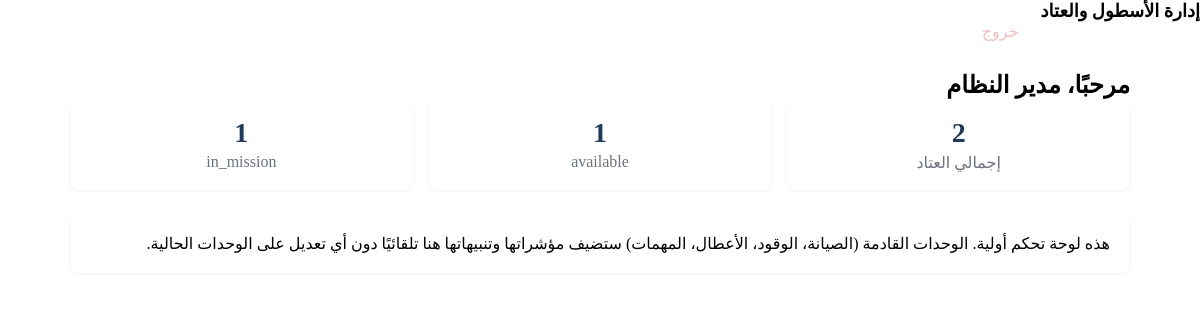
The app's page /dashboard (signed in) with its own data.
### app/modules/users/models.py (models this page shows)
class User(Base, TimestampMixin):
    __tablename__ = "users"
    id = Column(Integer, primary_key=True, index=True)
    username = Column(String(50), unique=True, index=True, nullable=False)
    full_name = Column(String(150), nullable=False)
    hashed_password = Column(String(255), nullable=False)
    role = Column(String(30), nullable=False, default="viewer")
    is_active = Column(Boolean, default=True, nullable=False)

### app/modules/equipment/models.py (models this page shows)
class Equipment(Base, AuditMixin):
    __tablename__ = "equipment"
    id = Column(Integer, primary_key=True, index=True)
    asset_code = Column(String(50), unique=True, index=True, nullable=False)  # رقم داخلي بالمؤسسة
    registration_number = Column(String(30), unique=True, index=True, nullable=True)  # رقم التسجيل
    vin = Column(String(50), unique=True, nullable=True)  # رقم الهيكل
    category = Column(String(50), nullable=False)   # نوع العتاد: سيارة / شاحنة / معدة ثقيلة...
    make = Column(String(80), nullable=True)         # الصانع (اختياري - معلومة إضافية)
    model = Column(String(80), nullable=True)         # الطراز
    year = Column(Integer, nullable=True)
    acquisition_document = Column(String(100), nullable=True)
    acquisition_date = Column(Date, nullable=True)
    technical_condition = Column(String(20), nullable=False, default="ready")
    operational_status = Column(String(30), nullable=False, default="available")
    current_odometer = Column(Numeric(10, 1), nullable=True, default=0)  # عداد الكم
    current_hours = Column(Numeric(10, 1), nullable=True, default=0)     # عداد الساعة
    notes = Column(String(500), nullable=True)

### app/modules/dashboard/router.py (the view)
@router.get("/dashboard", response_class=HTMLResponse)
def dashboard_page(
    request: Request,
    db: Session = Depends(get_db),
    current_user: User = Depends(get_current_user),
):
    status_counts = equipment_services.count_by_operational_status(db)
    total_equipment = sum(status_counts.values())
    broken_count = equipment_services.count_broken(db)
    return templates.TemplateResponse(
        "dashboard.html",
        {
            "request": request,
            "user": current_user,
            "total_equipment": total_equipment,
            "status_counts": status_counts,
            "broken_count": broken_count,
        },
    )

### app/modules/dashboard/templates/dashboard.html (shortened to what this page needs)
{% extends "base.html" %}
{% block content %}
<h2>مرحبًا، {{ user.full_name }}</h2>
<div class="cards-grid">
    <div class="stat-card">
        <div class="stat-number">{{ total_equipment }}</div>
        <div class="stat-label">إجمالي العتاد</div>
    </div>
    {% for status, count in status_counts.items() %}
    <div class="stat-card">
        <div class="stat-number">{{ count }}</div>
        <div class="stat-label">{{ status }}</div>
    </div>
    {% endfor %}
</div>
<div class="card">
    <p>هذه لوحة تحكم أولية. الوحدات القادمة (الصيانة، الوقود، الأعطال، المهمات)
    ستضيف مؤشراتها وتنبيهاتها هنا تلقائيًا دون أي تعديل على الوحدات الحالية.</p>
</div>
{% endblock %}

### static/Css/style.css (style rules this page uses)
* { box-sizing: border-box; margin: 0; padding: 0; }
.card { background: #fff; border-radius: 8px; padding: 20px; margin-bottom: 24px; box-shadow: 0 1px 3px rgba(0,0,0,0.08); }
.cards-grid { display: grid; grid-template-columns: repeat(auto-fit, minmax(140px, 1fr)); gap: 16px; margin-bottom: 24px; }
.stat-card { background: #fff; border-radius: 8px; padding: 18px; text-align: center; box-shadow: 0 1px 3px rgba(0,0,0,0.08); }
.stat-number { font-size: 28px; font-weight: 700; color: #1e3a5f; }
.stat-label { color: #6b7280; margin-top: 4px; }

### records on screen
User: full_name "مدير النظام"
Equipment: count "1", operational_status "available"
Equipment: count "1", operational_status "in_mission"

### other values on screen
{{ total_equipment }} "2"
